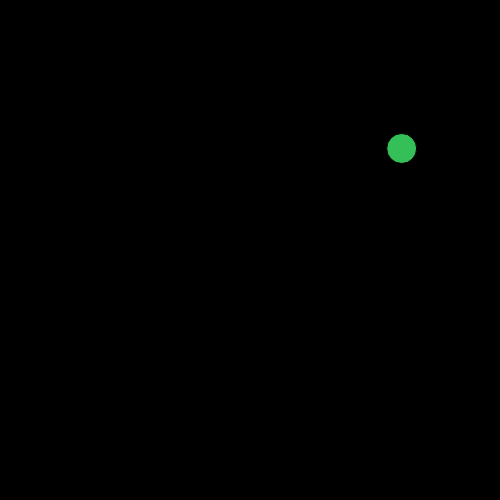
Frame 1 (no input)
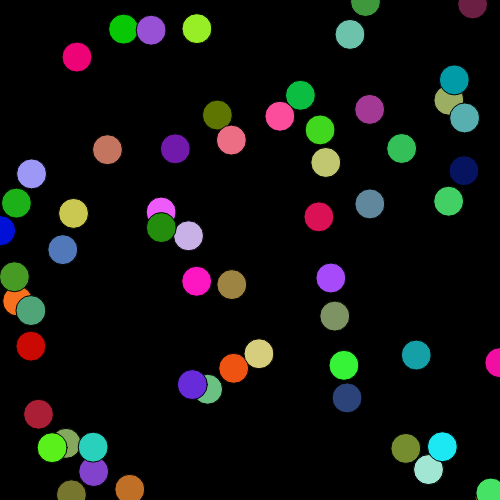
Frame 60 (no input)
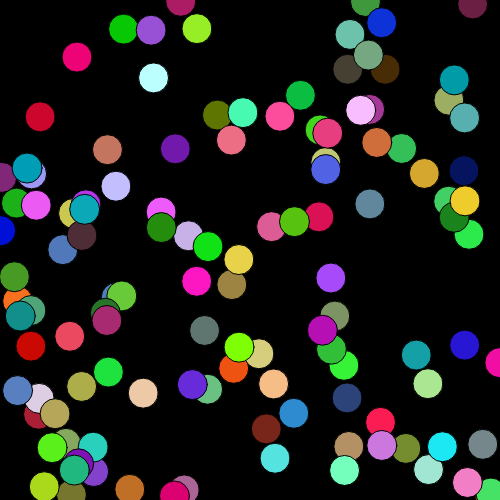
Frame 120 (the mouse pressed at the canvas centre since frame 60)

The p5.js sketch that drew these frames (run headless with seeded random() and noise() and a simulated clock; from frame 60 on, the mouse is pressed at the canvas centre):

// p5.js sketch
// ── sketch.js
var miColor; //definimos una variable, del tipo float

function setup() {
  createCanvas(500, 500);
  background(0);
}

function draw() {

  miColor= random(255);

  //background(255);
  //fill(random(255)); //escala de grises
  fill(random(255), random(255), random(255)); //usamos random para el color
  ellipse(random(width), random(height), 30, 30); //posicionamos usando random, cuadro a cuadro
}
